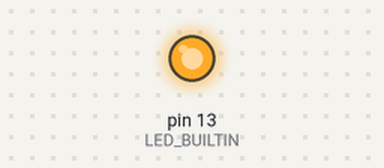
Recording of a sketch running on a simulated Arduino Uno, built with avr-gcc and run on an emulated ATmega328P. Parts: output pins drawn as LEDs (lit = HIGH).

Above: at 0.75 s.
At 10.5 s:
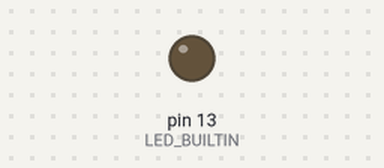
Timing chart, 0 to 26.0 s (numbered marks = the images above):
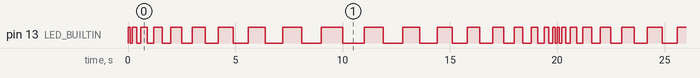

Measured:
- by itself, pin 13 (LED_BUILTIN): moves between LOW and HIGH, repeating every 20.0 s
- by itself, everything shown: repeats every 20.0 s, in 38 steps

The sketch:

sketch_feb21a.ino
```cpp
int i = 100;
int delta = 100;

void setup() {
  pinMode(LED_BUILTIN, OUTPUT);
}

void loop() {

  for(i = 100; i <= 1000; i+=delta){
    digitalWrite(LED_BUILTIN, HIGH);
    delay(i);
    digitalWrite(LED_BUILTIN, LOW);
    delay(i);

    if( i == 1000 ){
      delta = -delta;
    } else if( i == 0 ){
      delta = -delta;
    } else{

    }

  }
}
```
